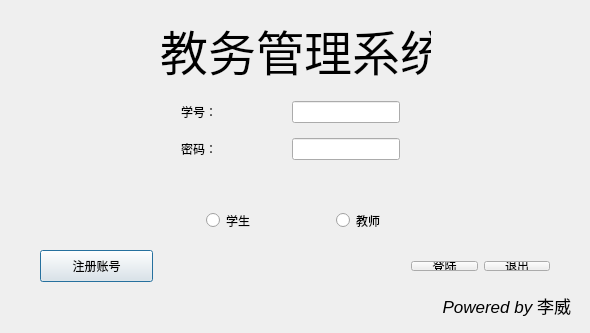
<?xml version="1.0" encoding="UTF-8"?>
<ui version="4.0">
 <class>Dialog</class>
 <widget class="QDialog" name="Dialog">
  <property name="geometry">
   <rect>
    <x>0</x>
    <y>0</y>
    <width>590</width>
    <height>333</height>
   </rect>
  </property>
  <property name="windowTitle">
   <string>Dialog</string>
  </property>
  <widget class="QLabel" name="label">
   <property name="geometry">
    <rect>
     <x>160</x>
     <y>10</y>
     <width>271</width>
     <height>81</height>
    </rect>
   </property>
   <property name="text">
    <string>&lt;html&gt;&lt;head/&gt;&lt;body&gt;&lt;p align=&quot;center&quot;&gt;&lt;span style=&quot; font-size:36pt;&quot;&gt;教务管理系统&lt;/span&gt;&lt;/p&gt;&lt;/body&gt;&lt;/html&gt;</string>
   </property>
  </widget>
  <widget class="QLabel" name="label_4">
   <property name="geometry">
    <rect>
     <x>400</x>
     <y>290</y>
     <width>171</width>
     <height>31</height>
    </rect>
   </property>
   <property name="text">
    <string>&lt;!DOCTYPE HTML PUBLIC &quot;-//W3C//DTD HTML 4.0//EN&quot; &quot;http://www.w3.org/TR/REC-html40/strict.dtd&quot;&gt;
&lt;html&gt;&lt;head&gt;&lt;meta name=&quot;qrichtext&quot; content=&quot;1&quot; /&gt;&lt;style type=&quot;text/css&quot;&gt;
p, li { white-space: pre-wrap; }
&lt;/style&gt;&lt;/head&gt;&lt;body style=&quot; font-family:'.SF NS Text'; font-size:13pt; font-weight:400; font-style:normal;&quot;&gt;
&lt;p dir='rtl' style=&quot; margin-top:0px; margin-bottom:0px; margin-left:0px; margin-right:0px; -qt-block-indent:0; text-indent:0px;&quot;&gt;&lt;span style=&quot; font-style:italic;&quot;&gt;Powered by&lt;/span&gt; 李威&lt;/p&gt;&lt;/body&gt;&lt;/html&gt;</string>
   </property>
  </widget>
  <widget class="QPushButton" name="registerButton">
   <property name="geometry">
    <rect>
     <x>40</x>
     <y>250</y>
     <width>113</width>
     <height>32</height>
    </rect>
   </property>
   <property name="text">
    <string>注册账号</string>
   </property>
  </widget>
  <widget class="QWidget" name="layoutWidget">
   <property name="geometry">
    <rect>
     <x>170</x>
     <y>90</y>
     <width>241</width>
     <height>81</height>
    </rect>
   </property>
   <layout class="QVBoxLayout" name="verticalLayout">
    <item>
     <layout class="QHBoxLayout" name="horizontalLayout">
      <item>
       <widget class="QLabel" name="label_2">
        <property name="text">
         <string>学号：</string>
        </property>
       </widget>
      </item>
      <item>
       <spacer name="horizontalSpacer">
        <property name="orientation">
         <enum>Qt::Horizontal</enum>
        </property>
        <property name="sizeHint" stdset="0">
         <size>
          <width>40</width>
          <height>20</height>
         </size>
        </property>
       </spacer>
      </item>
      <item>
       <widget class="QLineEdit" name="userNameLineEdit"/>
      </item>
     </layout>
    </item>
    <item>
     <spacer name="verticalSpacer">
      <property name="orientation">
       <enum>Qt::Vertical</enum>
      </property>
      <property name="sizeHint" stdset="0">
       <size>
        <width>20</width>
        <height>20</height>
       </size>
      </property>
     </spacer>
    </item>
    <item>
     <layout class="QHBoxLayout" name="horizontalLayout_2">
      <item>
       <widget class="QLabel" name="label_3">
        <property name="text">
         <string>密码：</string>
        </property>
       </widget>
      </item>
      <item>
       <spacer name="horizontalSpacer_2">
        <property name="orientation">
         <enum>Qt::Horizontal</enum>
        </property>
        <property name="sizeHint" stdset="0">
         <size>
          <width>40</width>
          <height>20</height>
         </size>
        </property>
       </spacer>
      </item>
      <item>
       <widget class="QLineEdit" name="passwordLineEdit"/>
      </item>
     </layout>
    </item>
   </layout>
  </widget>
  <widget class="QWidget" name="layoutWidget">
   <property name="geometry">
    <rect>
     <x>400</x>
     <y>250</y>
     <width>161</width>
     <height>32</height>
    </rect>
   </property>
   <layout class="QHBoxLayout" name="horizontalLayout_3">
    <item>
     <widget class="QPushButton" name="loginButton">
      <property name="text">
       <string>登陆</string>
      </property>
     </widget>
    </item>
    <item>
     <widget class="QPushButton" name="quitButton">
      <property name="text">
       <string>退出</string>
      </property>
     </widget>
    </item>
   </layout>
  </widget>
  <widget class="QWidget" name="layoutWidget">
   <property name="geometry">
    <rect>
     <x>120</x>
     <y>200</y>
     <width>351</width>
     <height>41</height>
    </rect>
   </property>
   <layout class="QHBoxLayout" name="horizontalLayout_4">
    <item>
     <spacer name="horizontalSpacer_4">
      <property name="orientation">
       <enum>Qt::Horizontal</enum>
      </property>
      <property name="sizeHint" stdset="0">
       <size>
        <width>40</width>
        <height>20</height>
       </size>
      </property>
     </spacer>
    </item>
    <item>
     <widget class="QRadioButton" name="stuRadioButton">
      <property name="text">
       <string>学生</string>
      </property>
     </widget>
    </item>
    <item>
     <spacer name="horizontalSpacer_3">
      <property name="orientation">
       <enum>Qt::Horizontal</enum>
      </property>
      <property name="sizeHint" stdset="0">
       <size>
        <width>40</width>
        <height>20</height>
       </size>
      </property>
     </spacer>
    </item>
    <item>
     <widget class="QRadioButton" name="tecRadioButton">
      <property name="text">
       <string>教师</string>
      </property>
     </widget>
    </item>
    <item>
     <spacer name="horizontalSpacer_5">
      <property name="orientation">
       <enum>Qt::Horizontal</enum>
      </property>
      <property name="sizeHint" stdset="0">
       <size>
        <width>40</width>
        <height>20</height>
       </size>
      </property>
     </spacer>
    </item>
   </layout>
  </widget>
 </widget>
 <layoutdefault spacing="6" margin="11"/>
 <resources/>
 <connections/>
</ui>
